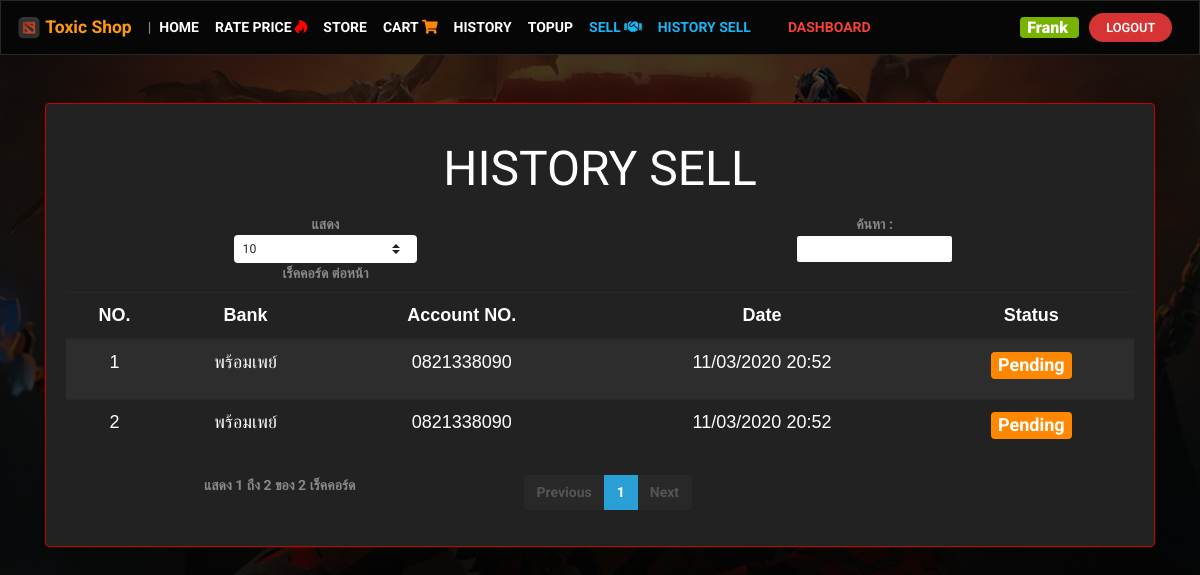
/historysell.php (signed in), run on the app's committed database.
### tables this page shows
CREATE TABLE `sell` (
  `sell_id` int(7) NOT NULL,
  `sell_uid` int(10) NOT NULL,
  `sell_steam` varchar(255) NOT NULL,
  `sell_bank` varchar(100) NOT NULL,
  `sell_bankacc` varchar(20) NOT NULL,
  `sell_date` date NOT NULL,
  `sell_time` time NOT NULL,
  `sell_remark` varchar(255) NOT NULL,
  `sell_status` varchar(1) NOT NULL
);

### historysell.php (the view, shortened to what this page needs)
<?php
require_once 'config/check.php';
?>
<link rel="stylesheet" type="text/css" href="css/bootstrap.min.css">
<link rel="stylesheet" href="https://use.fontawesome.com/releases/v5.7.2/css/all.css">
<?php require_once 'navbar.php'; ?>
<div class="container">
        <center>
        <div class="card bg-light border-danger shadow-lg mt-5" style="width:100%">
            <div class="card-body">
            <h3 class="my-3"><font size="8" color="#ffffff" style="font-family: 'Mitr', sans-serif; ">HISTORY SELL</font></h3>
            <div class="table-responsive-md">
                <table id="example"  class="display table table-striped" style="width:100%">
                    <thead>
                        <tr>
                            <th class="text-center"><font size="4" color="#ffffff"  style="font-family:  sans-serif; ">NO.</font></th>
                            <th class="text-center"><font size="4" color="#ffffff"  style="font-family:  sans-serif; ">Bank</font></th>
                            <th class="text-center"><font size="4" color="#ffffff"  style="font-family:  sans-serif; ">Account NO.</font></th>
                            <th class="text-center"><font size="4" color="#ffffff"  style="font-family:  sans-serif; ">Date</font></th>
                            <th class="text-center"><font size="4" color="#ffffff"  style="font-family:  sans-serif; ">Status</font></th>
                        </tr>
                    </thead>
                    <tbody>
                    <?php
                      $num=1;
                      $sql= "SELECT * FROM sell WHERE sell_uid ='".$objResult['u_id']."'";
                      $result = mysqli_query($conn, $sql);
                      while ($data = mysqli_fetch_array($result)) {
                    ?>
                            <tr>
                                <td class="text-center"><font size="4" color="#FDFEFE"  style="font-family:  sans-serif; "><?php echo $num;?></font></td>
                                <td class="text-center"><font size="4" color="#FDFEFE"  style="font-family:  sans-serif; "><?php echo $data['sell_bank'];?></font></td>
                                <td class="text-center"><font size="4" color="#FDFEFE"  style="font-family:  sans-serif; "><?php echo $data['sell_bankacc'];?></font></td>
                                <td class="text-center"><font size="4" color="#FDFEFE"  style="font-family:  sans-serif; "><?php echo date('d/m/Y',strtotime($data["sell_date"])); ?> <?php echo date('H:i',strtotime($data["sell_time"])); ?></font></td>
                                <td class="text-center">
                                <?php
                                if($data["sell_status"] == 1){
                                    echo "<h5><b><span class='badge badge-warning'><font color='#fff'>Pending</font></span></b></h5>";
                            }
                            ?>
                                 </td>
                            </tr>
                            <?php
                        $num++;  } mysqli_close($conn);
                            ?>
                     </tbody>
                     </table>
                                        </div>
                                    </div>
                                </div>
                            </div>

### data on the page
sell: sell_bank "พร้อมเพย์", sell_bankacc "0821338090", sell_date "11/03/2020", sell_time "20:52", sell_status "Pending"
sell: sell_bank "พร้อมเพย์", sell_bankacc "0821338090", sell_date "11/03/2020", sell_time "20:52", sell_status "Pending"

### other printed values
$_SESSION['name'] "Frank"
